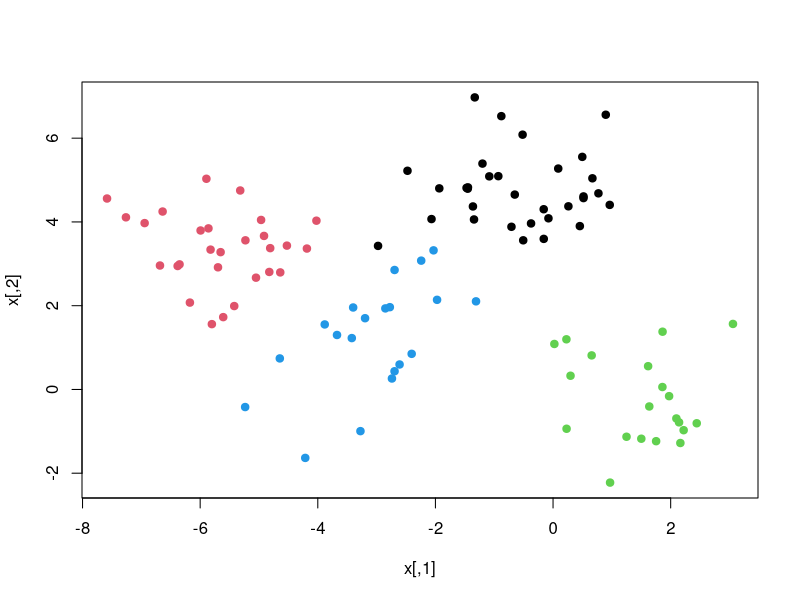
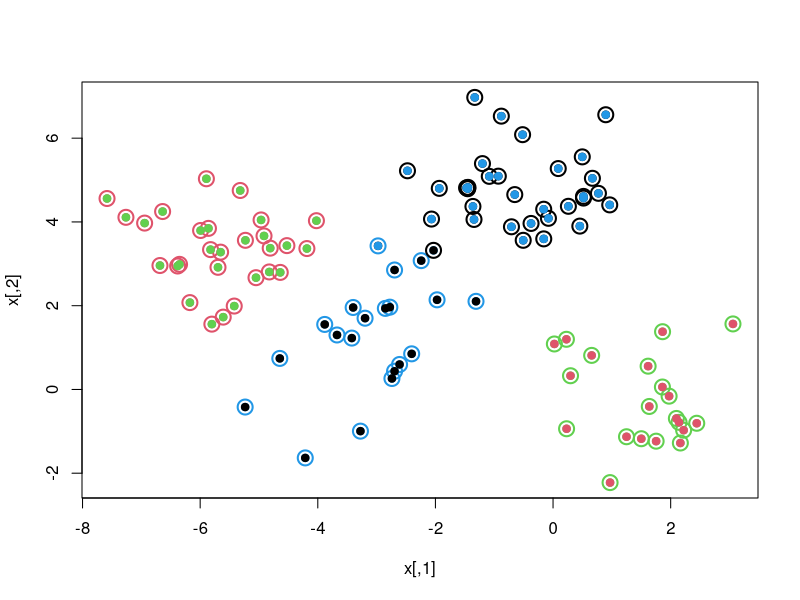

The R source for these figures, in order:

# K-means clustering

# K-means works in any dimension,but is most fun to demonstrate in two, because we can plot pictures.

# Let's make some data with clusters. We do this by shifting the means of the points around.

set.seed(101)
x=matrix(rnorm(100*2),100,2)
xmean=matrix(rnorm(8,sd=4),4,2)
which=sample(1:4,100,replace = TRUE)
x=x+xmean[which,]
plot(x,col=which,pch=19)


# We know the "true" cluster IDs, but we won't tell that to the 'kmeans' algorithm.

km.out=kmeans(x,4,nstart=15)
km.out
plot(x,col=km.out$cluster,cex=2,pch=1,lwd=2)
points(x,col=which,pch=19)
points(x,col=c(4,3,2,1)[which],pch=19)







